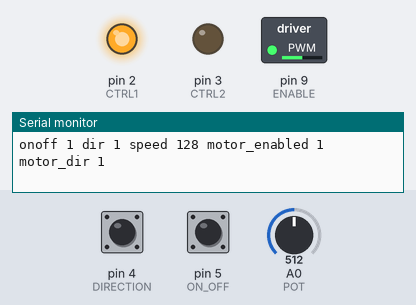
This sketch was run on a simulated Arduino Uno, built with avr-gcc and run on an emulated ATmega328P. Shown: switched loads named in the sketch (green lamp = pin HIGH), output pins drawn as LEDs (lit = HIGH), the last lines printed to the serial monitor. Inputs (shaded band) come from the test bench; at power-on: A0 (POT) = 512, pin 4 (DIRECTION) HIGH, pin 5 (ON_OFF) HIGH.

Above: at 1.2 s.
1.3 s: A0 (POT) set to 410
At 2.7 s:
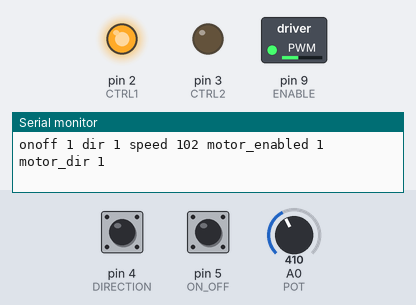
4.3 s: A0 (POT) set to 386
At 5.2 s:
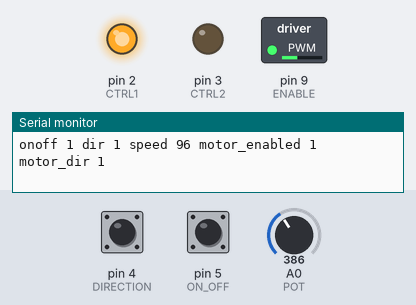
7.3 s: A0 (POT) set to 716
At 8.2 s:
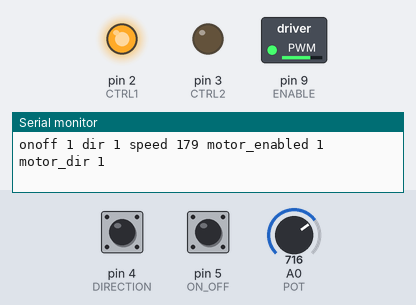
8.8 s: A0 (POT) set to 122
At 9.4 s:
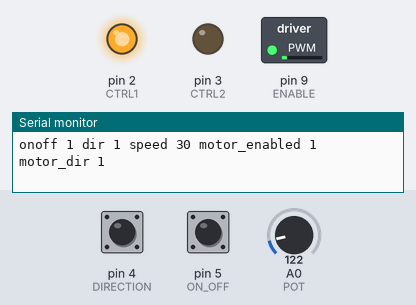
10.3 s: A0 (POT) set to 42
At 10.6 s:
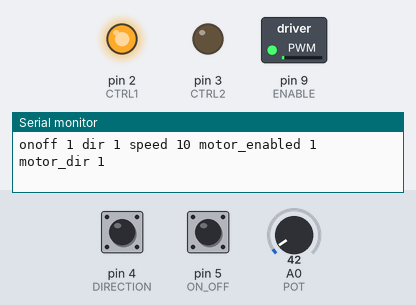
13.3 s: A0 (POT) set to 37
At 14.1 s:
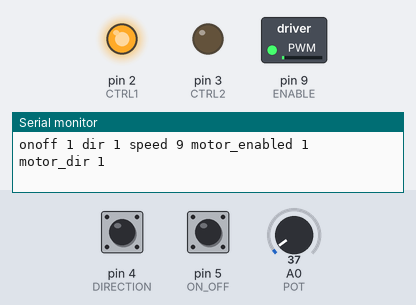
Timing chart, 0 to 16.3 s (numbered marks = the images above; inputs shaded):
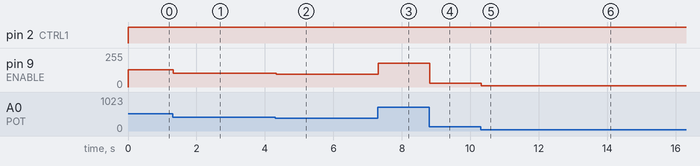

Measured:
- after the input at 1.3 s, pin 9 (ENABLE): 128/255 → 102/255 at once
- after the input at 4.3 s, pin 9 (ENABLE): 102/255 → 96/255 at once
- after the input at 7.3 s, pin 9 (ENABLE): 96/255 → 179/255 at once
- after the input at 8.8 s, pin 9 (ENABLE): 179/255 → 30/255 at once
- after the input at 10.3 s, pin 9 (ENABLE): 30/255 → 10/255 at once
- after the input at 13.3 s, pin 9 (ENABLE): 10/255 → 9/255 at once

The sketch:

hbridge-motor.ino
```cpp
enum {
  CTRL1 = 2,
  CTRL2 = 3,
  ENABLE = 9,
  DIRECTION = 4,
  ON_OFF = 5,
  POT = A0,
};

int lastOnOff;
int lastDir;
int motorDir;
int motorEnabled;

void setup() {
  Serial.begin(38400);
  pinMode(DIRECTION, INPUT);
  pinMode(ON_OFF, INPUT);
  pinMode(CTRL1, OUTPUT);
  pinMode(CTRL2, OUTPUT);
  pinMode(ENABLE, OUTPUT);
  digitalWrite(ENABLE, LOW);
}

void loop() {
  char buf[80];
  int onoff, dir;
  int speed;

  onoff = digitalRead(ON_OFF);
  delay(1);

  dir = digitalRead(DIRECTION);
  speed = analogRead(POT)/4;

  if (onoff != lastOnOff && onoff == HIGH) {
    motorEnabled = !motorEnabled;
  }

  if (dir != lastDir && dir == HIGH) {
    motorDir = !motorDir;
  }

  snprintf(buf, sizeof(buf), "onoff %d dir %d speed %d motor_enabled %d motor_dir %d",
    onoff, dir, speed, motorEnabled, motorDir);
  Serial.println(buf);

  digitalWrite(CTRL1, (motorDir) ? HIGH : LOW);
  digitalWrite(CTRL2, (motorDir) ? LOW : HIGH);
  analogWrite(ENABLE, (motorEnabled) ? speed : 0);

  lastOnOff = onoff;
  lastDir = dir;
}
```
